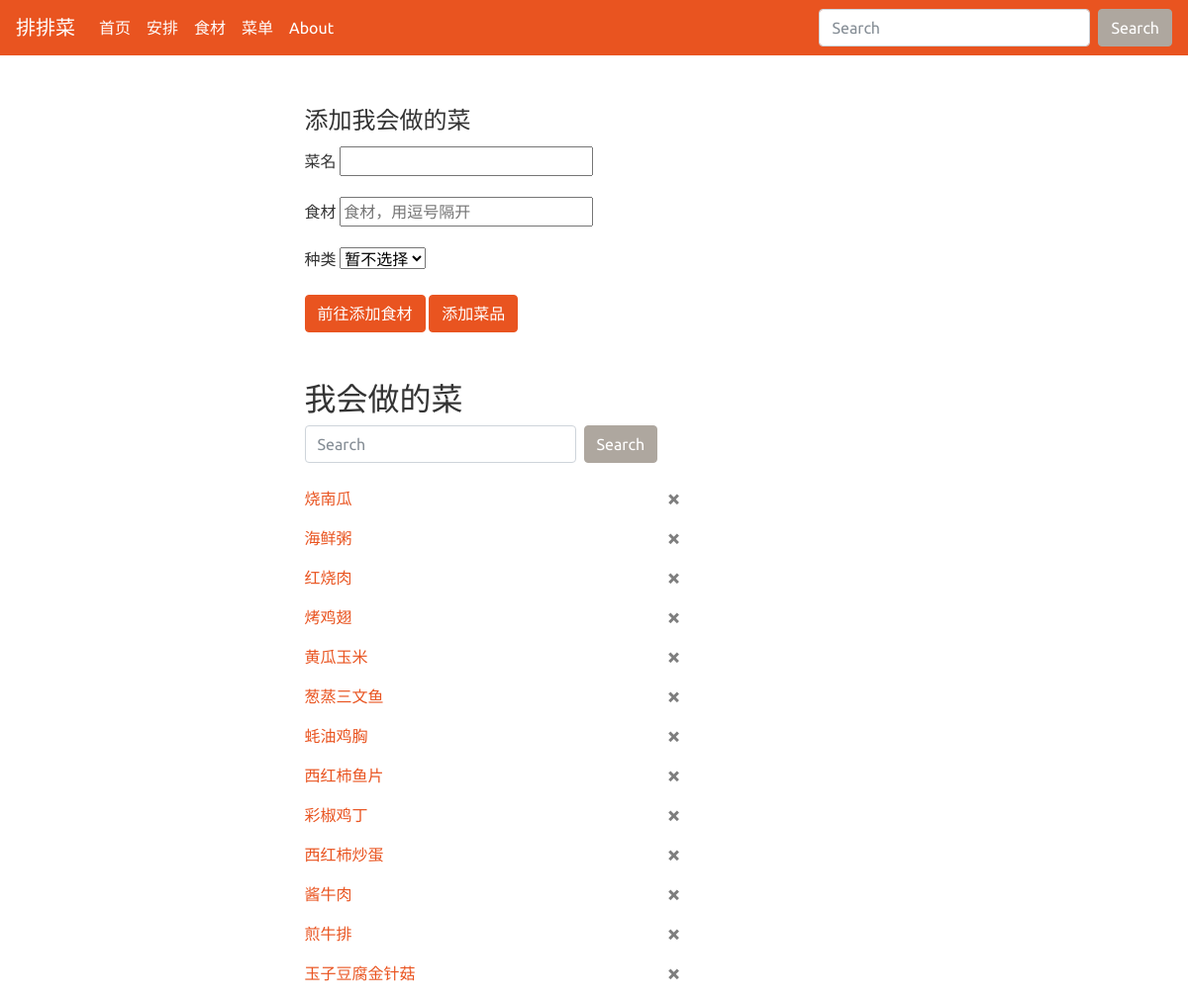
The app's page /dish/ with its own data.
### AutoGener/models.py (models this page shows, shortened)
class CanDo(models.Model):
    TYPE_CHOICES = (
        ('荤', '荤'),
        ('素', '素'),
        ('both', 'both'),
        ('暂不选择', '暂不选择'),
        ('主食', '主食')
    )
    name = models.CharField(max_length=100)
    type = models.CharField(max_length=5, choices=TYPE_CHOICES, default='暂不选择')
    ingre = models.ManyToManyField(CanGet, blank=True)

### AutoGener/views.py (the view, shortened to what this page needs)
# urls.py: path('dish/', views.get_dish, name='dish'),
def get_dish(request):
    form = DishForm()
    canDolist = CanDo.objects.all()
    message = ''
    detail = ''
    context = {'canDolist': canDolist, 'form': form, 'message': message, 'detail': detail}
    return render(request, 'AutoGener/dishform.html', context)

### AutoGener/forms.py
class DishForm(forms.ModelForm):
    name = forms.CharField(max_length=10)
    class Meta:
        model = CanDo
        fields = ['name', 'type']
        labels = {
            'name': '菜名'
        }

### templates/AutoGener/dishform.html (shortened to what this page needs)
{% extends 'AutoGener/base.html' %}
{% block main %}
<div>
<form action="/dish/" method="post">
  <fieldset>
    <legend>添加我会做的菜</legend>
    <div class="form-group">
      <label for="exampleInputPassword1">菜名</label>
      {{ form.name }}
    </div>
    <div class="form-group">
      <label for="exampleInputEmail1">食材</label>
      <form role="search" method="get" id="searchform" action="">
        <input type="text" name="dish_ingredient" placeholder="食材，用逗号隔开">
      </form>
    </div>
    <div class="form-group">
      <label for="exampleInputPassword1">种类</label>
      {{ form.type }}
    </div>
    <a class="btn btn-primary" target="_blank" href="{% url 'AutoGener:ingredient' %}" >前往添加食材</a>
    <button type="submit" class="btn btn-primary">添加菜品</button>
  </fieldset>
</form>
</div>
<br>
<br>
<div >
  <div>
  <h2>我会做的菜</h2>
      <form class="form-inline my-2 my-lg-0" method="POST" action="{% url 'AutoGener:dish' %}">
      <input class="form-control mr-sm-2" type="text" placeholder="Search" name="dish_wanted">
      {% if dish.name %}
        <a href="{% url 'AutoGener:dish' %}" class="btn btn-secondary my-2 my-sm-0">返回</a>
      {% else %}
        <button class="btn btn-secondary my-2 my-sm-0" type="submit">Search</button>
      {% endif %}
</div>
  <br>
  {% for dish in canDolist %}
    <p> <a href="{% url 'AutoGener:dish_detail' dish.name%}">{{ dish.name }}</a>
    <a class="close" href="{% url 'AutoGener:dish_delete' dish.name %}" >&times;</a>
    </p>
  {% empty %}
    <div><p>还没有会做的菜哦！</p></div>
  {% endfor %}
    </div>
{% endblock %}

### records on screen
CanDo: name "烧南瓜"
CanDo: name "海鲜粥"
CanDo: name "红烧肉"
CanDo: name "烤鸡翅"
CanDo: name "黄瓜玉米"
CanDo: name "葱蒸三文鱼"
CanDo: name "蚝油鸡胸"
CanDo: name "西红柿鱼片"
CanDo: name "彩椒鸡丁"
CanDo: name "西红柿炒蛋"
CanDo: name "酱牛肉"
CanDo: name "煎牛排"
CanDo: name "玉子豆腐金针菇"
